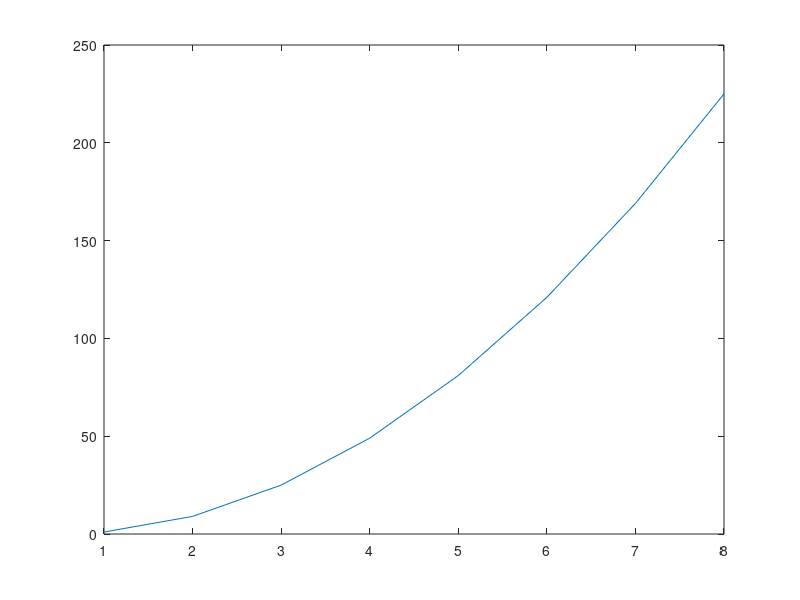

The MATLAB source for this figure:
%%%%%%%%%%%%%%%%%%%%%%%%%%%%%%%%%%%%%%%%%%%%%%%%%%%%%%%%%%%%%%%%%%%%%%%%%%
% Riley Horn
% Assignment 2: Matlab Basics
% Due: September 13, 2019
% 
%
%%%%%%%%%%%%%%%%%%%%%%%%%%%%%%%%%%%%%%%%%%%%%%%%%%%%%%%%%%%%%%%%%%%%%%%%%%
% Assignment 2: Matlab Basics
%
% Due: September 13, 2019
%
% Instructions: 

% Edit this m-file in MATLAB and save your answers in it. At the top of 
% your file, you should have a comment section with your name, the due date,
% and a brief description of what is contained in the file. This will be the 
% standard format going forward for your assignments. If I don't ask for a
% specific variable name, use any name that you think is reasonable.
% Remember to use mixed case for your variables. You will need to add at
% least one line of code to every question except the final one. Do not put
% your executable code in comments unless the question specifically asks you to. 
%
%%%%%%%%%%%%%%%%%%%%%%%%%%%%%%%%%%%%%%%%%%%%%%%%%%%%%%%%%%%%%%%%%%%%%%%%%%

%Your assignment comment block starts here
%the following line will refresh your workspace each time you run your script
clc, clear, close all

% 1. Create a variable to store the name of the hurricane. 

hurricaneName = 'Dorian';

% 2. Create a variable myage and store your age on the day the hurricane is 
% supposed to impact our area in it. Subtract two from the value of the
% variable. Add one to the value of the variable. 

myage = 23;
myage = myage - 2;
myage = myage + 1;

% 3. Use the built-in function namelengthmax to find out the maximum number of
% characters that you can have in an identifier name under your version of
% MATLAB. Store the value in a variable called myMaxNameLength

myMaxNameLength = namelengthmax();

% 4. Create two variables to store a weight in pounds and ounces. Use who and whos
% to see the variables. Clear one of them and then use who and whos again.

weightPounds = 10;
weightOunces = 10;

who
whos

clear weightOunces;

who
whos 

% 5. Store a number with a decimal place in a double variable (the default). Convert the
% variable to the type int32 and store the result in a new variable (hint: this is known
% as casting in computer programming).

myNumberDouble = 44;
nyNumberThirtyTwoBit = int32(myNumberDouble);


% 6. Create a variable called pounds to store a weight in pounds. Convert this to 
% kilograms and assign the result to a variable kilos.

pounds = 100;
kilos = (0.454 * pounds);

% 7. Create a variable fTemp to store a temperature in degrees Fahrenheit (F). 
% Convert this to degrees Celsius (C) and store the result in a variable cTemp.

fTemp = 50;
cTemp = ((fTemp - 32) * (5/9));

% 8. The function sin calculates and returns the sine of an angle in radians, 
% and the function sind returns the sine of an angle in degrees. Verify 
% that calling the sind function and passing 90 degrees to it results in 1. 
% Pass an argument to sin that also results in 1. 

sind(90);
sin((0.5*pi));

% 9. In the ASCII character encoding, the letters of the alphabet are, 
% in order: ?a? comes before ?b? and also ?A? comes before ?B?. However, 
% which comes first, the lower or uppercase letters?

% Answer: The uppercase letters come first (#65-90), the lowercase letters
% come after (#97-122).


% 10. Using the colon operator, create the following row vectors:
% 2 3 4 5 6 7 
% 1.1000 1.3000 1.5000 1.7000 
% 8 6 4 2
% Store your results with variable names vecA, vecB and vecC respectively.

vecA = [2:7];
vecB = [1.1:0.2:1.7];
vecC = [8:-2:2];

% 11. Give the MATLAB expression that would create a vector 
% (in a variable called vec) of 50 elements that range, equally spaced, 
% from 0 to 2pi:

vec = linspace(0, (2*pi), 50);

% 12. Using the colon operator and the transpose operator, 
% create a column vector that has the values -1 to 1 in steps of 0.5.

vecD = [-1:0.5:1].';

% 13. Create a variable called rows that is a random integer in the inclusive range 
% from 1 to 5. Create a variable called cols that is a random integer in the 
% inclusive range from 1 to 5. Create a matrix called result of all zeros with the 
% dimensions given by the values of rows and cols. 

rows = randi(5);
cols = randi(5);
result = zeros([rows, cols]);

% 14. Find the sum of 3 + 5 + 7 + 9 + 11. Store the result in a variable. 

variableQ14 = (3 + 5 + 7 + 9 + 11);

% 15. Create a vector of five random integers, each in the inclusive range 
% from -10 to 10. Perform each of the following and store your results in 
% appropriately named variables. (you should have a seperate line of code for each):
% - subtract 3 from each element n
% - count how many are positive
% - get the absolute value of each element
% - find the maximum.

vectorQ15 = randi([-10, 10], [1 5]);

subtract3 = vectorQ15 - 3;
countPositive = sum(vectorQ15(:) > 0);
absoluteValues = abs(vectorQ15);
findMax = max(vectorQ15);

% 16. Write some code that will calculate the area of a trapezoid. Create
% variables for base1, base2, and height and assign them values. Store the
% result of your calculation in a variable called trapArea. Comment your
% code so that another user can understand what your code does. 

base1 = 11;
base2 = 19;
height = 5;

%Calculates the area of a trapezoid from variables base1, base2, and height
trapArea = (height * ((base1+ base2)/2));


% 17. The input function can be used to enter a vector, such as:
%      >> vec = input('Enter a vector: ')
%      Enter a vector: 4 : 7
%      vec = 4 5 6 7
% Experiment with this and write code to allow the user to enter a matrix.
% Store the input matrix in a variable called resultMatrix.

resultMatrix = input('Enter a matrix: ');

% 18. In biomechanics, a vector is a set of numbers that indicate 
% both magnitude and direction. Units such as velocity and force are vector 
% quantities. An example of a vector could be <2.34, 4.244, 5.323> meters/second. 
% This vector describes the velocity of an object at a certain point in 
% three-dimensional space, <x,y,z>. In solving problems related to vectors, 
% it?s handy to know the unit vector of a certain measurement. 
% A unit vector is a vector that has a certain direction, but a magnitude of 1.
% The equation for a unit vector in three-dimensional space is:

% u = <x,y,z>/sqrt(x^2 + y^2 + z^2)

% Write some code that prompts the user for x, y, and z values, and then 
% calculates the unit vector and stores the value in a variable called
% unitVector. 

inputX = input('Enter x value: ');
inputY = input('Enter y value: ');
inputZ = input('Enter z value: ');
unitVector = [inputX inputY inputZ] / (sqrt((inputX^2) + (inputY^2) + (inputZ^2)));

% 19. Generate a random integer n, create a vector of the integers 1 through 
% n in steps of 2, square them, and plot the squares. When I run your code
% I expect to see a plot pop up. 

figure;
n = randi([10, 100]);
plotValues = (1:2:n);
plotSquares = plotValues.^2;
plot(plotSquares);

% 20. Copy and paste the following lines of code into the command window.
% You will probably need to do this one line at a time. Write a short
% description about what each line of code does. Put your response in a
% comment block in this m file. 

% Paste this code a line at a time into your command window:

% load cycloneTracks
% head(cycloneTracks)
% figure
% latMalakas = cycloneTracks.Latitude(cycloneTracks.ID == 1012);
% lonMalakas = cycloneTracks.Longitude(cycloneTracks.ID == 1012);
% geoplot(latMalakas,lonMalakas,'.-')
% geolimits([0 60],[100 180])
% hold on
% latMegi = cycloneTracks.Latitude(cycloneTracks.ID == 1013);
% lonMegi = cycloneTracks.Longitude(cycloneTracks.ID == 1013);
% geoplot(latMegi,lonMegi,'.-')

% Write a short description of what each line does here. It's ok if you 
% don't completely understand, just use your best guess after looking at a bit 
% documentation.

% line212: Loads variables from cycloneTracks into the workspace
% line213: Displays the first 8 rows of cycloneTracks
% line214: Creates a blank, default figure window
% line215: Assigns all Latitude values from cycloneTracks with an ID
%          value equal to 1012 (Representing Cyclone Malakas) to the variable latMalakas
% line216: Assigns all Longitude values from cycloneTracks with an ID
%          value equal to 1012 (Representing Cyclone Malakas) to the variable lonMalakas
% line217: Creates a plot line on geographic coordinates using latMalakas and lonMalakas as the
%          latitude and longitude values to represent Cyclone Malakas
% line218: Sets the geographics limits to the chosen values
% line219: Keeps the plot from being overwritten by the next command
% line220: Assigns all Latitude values from cycloneTracks with an ID
%          value equal to 1013 (Representing Cyclone Megi) to the variable latMalakas
% line221: Assigns all Longitude values from cycloneTracks with an ID
%          value equal to 1013 (Representing Cyclone Megi) to the variable lonMalakas
% line222: Creates a plot line on geographic coordinates using latMegi and lonMegi as the
%          latitude and longitude values to represent Cyclone Megi,
%          added to the same figure as Cyclone Malakas